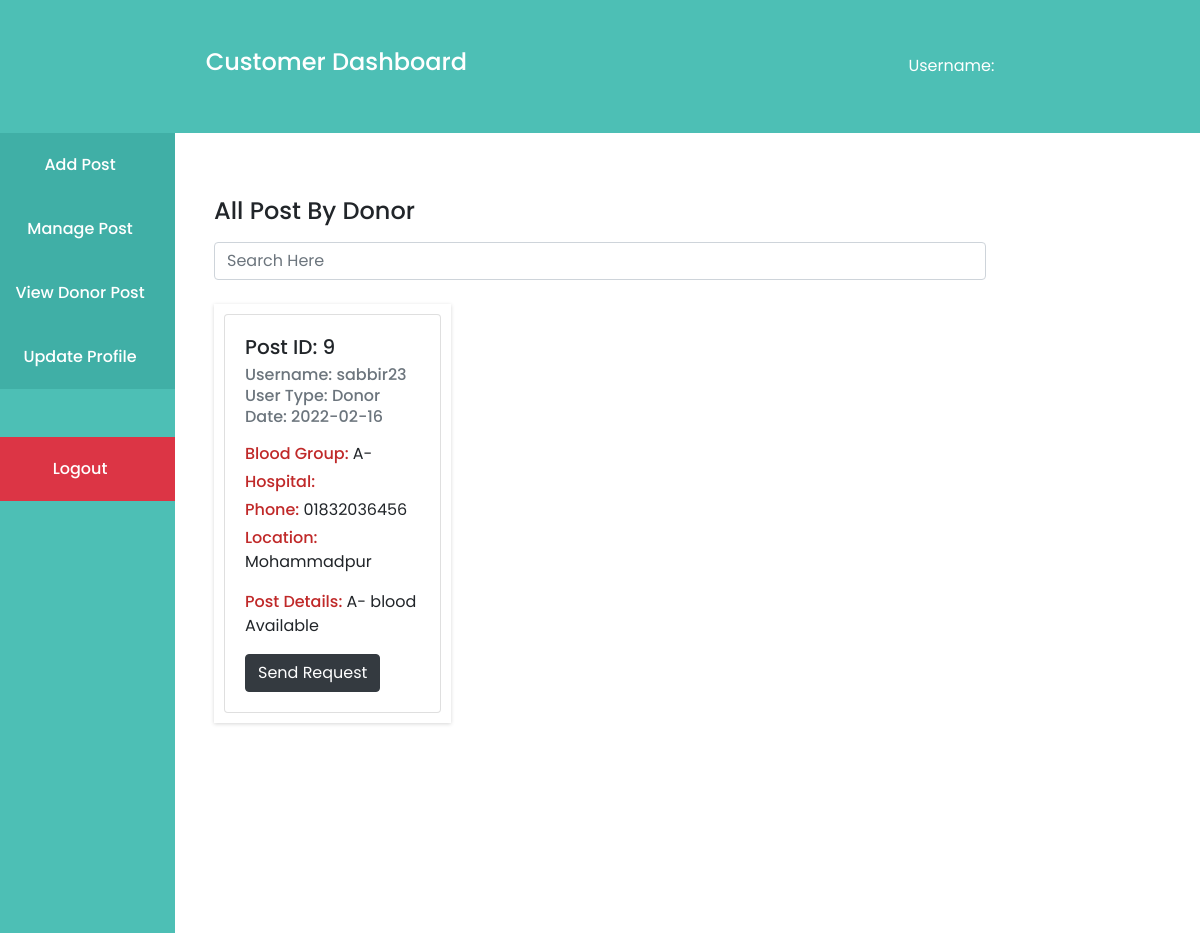
Screenshot of /customer_view_donor_post.php with the database file from the repository.
### tables this page shows
CREATE TABLE `post` (
  `post_id` int(11) NOT NULL,
  `user_id` int(11) NOT NULL,
  `hospital_name` varchar(150) NOT NULL,
  `date` varchar(30) NOT NULL,
  `phone` varchar(11) NOT NULL,
  `blood_group` varchar(10) NOT NULL,
  `address` text NOT NULL,
  `post` text NOT NULL
);

CREATE TABLE `register` (
  `id` int(11) NOT NULL,
  `username` varchar(30) NOT NULL,
  `email` varchar(100) NOT NULL,
  `phone` varchar(11) NOT NULL,
  `nid` varchar(200) NOT NULL,
  `user_type` varchar(30) NOT NULL,
  `blood_group` varchar(10) NOT NULL,
  `password` varchar(100) NOT NULL,
  `address` text NOT NULL
);

### customer_view_donor_post.php (the view, shortened to what this page needs)
<?php
require "includes/header.php";
require "includes/db.php";
require "dashboard_content/customer_dashboard_header.php";
$query = "SELECT r.id,r.username,r.email,r.user_type,p.post_id,p.hospital_name,p.date,p.phone,p.blood_group,p.address,p.post
        FROM `post` as p
        JOIN register as r
        ON p.user_id = r.id
        WHERE r.user_type = 'Donor'
        ";
$result = mysqli_query($conn, $query);
?>
<div class="container_fluid">
    <div class="row">
        <?php
        require "dashboard_content/customer_dashboard_menu.php";
        ?>
        <div class="col-md-8 p-4">
            <div class="section-header mb-2">
                <h1>All Post By Donor</h1>
            </div>
            <div>
                <form>
                    <div class="form-group">
                        <input type="search" class="form-control" placeholder="Search Here">
                    </div>
                </form>
            </div>
            <div class="dashboard-content pt-2">
                <div class="row">
                    <?php
                    foreach ($result as $single_data) :
                    ?>
                        <div class="col-md-4">
                            <div class="single-post h-100">
                                <div class="card">
                                    <div class="card-body">
                                        <h5 class="card-title">Post ID: <?= $single_data['post_id'] ?></h5>
                                        <h6 class="card-subtitle mb-2 text-muted">Username: <?= $single_data['username'] ?> </h6>
                                        <h6 class="card-subtitle mb-2 text-muted">User Type: <?= $single_data['user_type'] ?> </h6>
                                        <h6 class="card-subtitle mb-3 text-muted">Date: <?= $single_data['date'] ?> </h6>
                                        <p class="card-text mb-1"><span>Blood Group: </span><?= $single_data['blood_group'] ?></p>
                                        <p class="card-text mb-1"><span>Hospital: </span><?= $single_data['hospital_name'] ?></p>
                                        <p class="card-text mb-1"><span>Phone: </span> <?= $single_data['phone'] ?></p>
                                        <p class="card-text mb-1"><span>Location: </span> <?= $single_data['address'] ?></p>
                                        <p class="card-text mt-3 mb-3"><span>Post Details: </span> <?= $single_data['post'] ?></p>
                                        <form action="customer_view_donor_post.php" method="post">
                                            <?php
                                            if (isset($_POST['requestBtn'])) {
                                            ?>
                                                <button class="btn btn-success text-white">Requested</button>
                                            <?php
                                            } else {
                                            ?>
                                                <button class="btn btn-dark text-white" name="requestBtn">Send Request</button>
                                            <?php } ?>
                                        </form>
                                    </div>
                                </div>
                            </div>
                        </div>
                    <?php
                    endforeach;
                    ?>
                </div>
            </div>
        </div>
    </div>
</div>
<?php
require "includes/footer.php";
?>

### includes/style.css (style rules this page uses)
:root { --primary: #4DBFB5; }
* { margin: 0; padding: 0; list-style: none; }
p { margin: 0; }
body { font-family: 'Poppins', sans-serif; overflow-x: hidden; }
.section-header { margin-top: 40px; }
.section-header h1 { font-size: 24px; }
p.card-text span { font-weight: 500; color: #c02929; }
.single-post.h-100 { box-shadow: rgba(0, 0, 0, 0.16) 0px 1px 4px; padding: 10px; }
.row>[class*=col-] { display: flex; flex-direction: column; flex-grow: 1; }

### rows the page displays
post: post_id "9", user.username "sabbir23", user.user_type "Donor", date "2022-02-16", blood_group "A-", phone "01832036456", address "Mohammadpur", post "A- blood Available"
